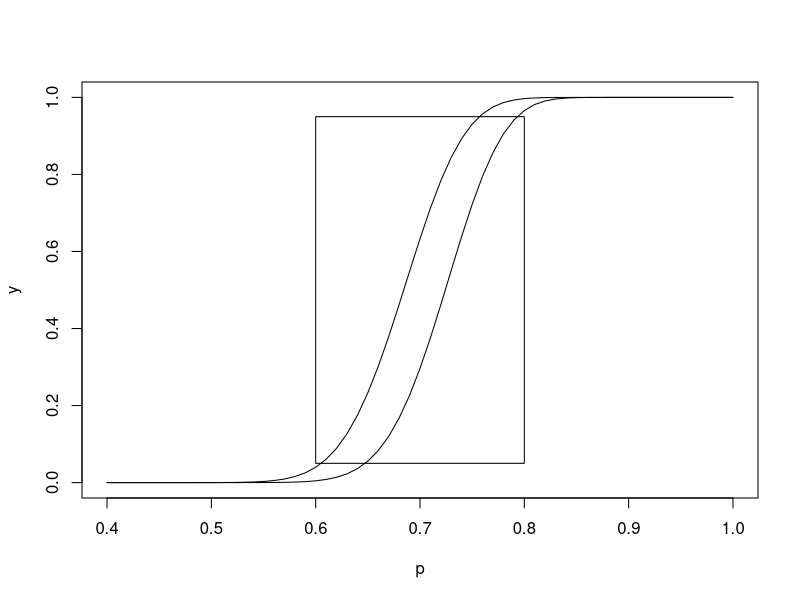

Source code (R):
## ---- chunk 1
knitr::opts_chunk$set(echo = TRUE)
## ---- chunk 2
n = 100
p = 0.6
i = 1
while (1- pbinom(i-1,n,p)>=0.05){
  i = i+1
}
print(i)

p = seq(from=0.4, to=1, by=0.01)
y = 1 - pbinom(i-1,n,p)
plot(p,y,type = "l")
lines(c(0.6,0.8,0.8,0.6,0.6), c(0.05,0.05,0.95,0.95,0.05), lty=1)

p=0.8
i = 100
while (1- pbinom(i-1,n,p)<=0.95){
  i = i-1
}
print(i)

p = seq(from=0.4, to=1, by=0.01)
y = 1 - pbinom(i-1,n,p)
lines(p,y)
